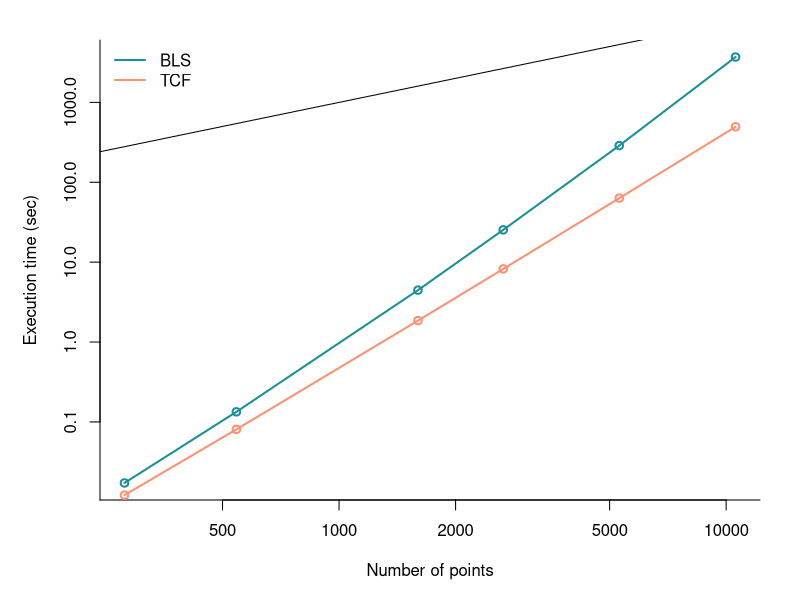

Recreate this plot in R.
# in seconds

tcfColor <- '#FC9272' #'#225ea8' # '#fd8d3c' # '#fdae6b'
blsColor <-  '#1C9099' #'#d95f0e'
titleColor <- 'black'

timeSeriesLengths <- c(279, 543, 1599, 2655, 5295, 10575)
numPeriodsTested <- c(1649.000000, 6467.000000, 57419.000000, 159059.000000, 634919.000000, 2537039.000000)

bls_0.5 <- 17.2232e-3
bls_1 <- 133.8394e-3
bls_3 <- 4.464666
bls_5 <- 25.36005
bls_10 <- 287.7993
bls_20 <- 3693.079
bls_40 <- NA
bls_80 <- NA

tcf_0.5 <- 12.13852e-3
tcf_1 <- 80.76386e-3
tcf_3 <- 1.85525
tcf_5 <- 8.227688
tcf_10 <- 63.28432
tcf_20 <- 495.2101
tcf_40 <- 3938.99
tcf_80 <- 31777.66

blsTimes <- c(bls_0.5, bls_1, bls_3, bls_5, bls_10, bls_20)
tcfTimes <- c(tcf_0.5, tcf_1, tcf_3, tcf_5, tcf_10, tcf_20)

options(scipen=999)
png(filename="time.png", width = 125, height = 125, units='mm', res = 300)

par("mar" = c(5, 5, 2, 2), bg = 'white')

plot(timeSeriesLengths, blsTimes, log='xy', bty='l', type='o', col=blsColor, ylab='Execution time (sec)', xlab='Number of points', lwd=2.0, main='')  # main='Timing Comparison'
axis(1, at=1:6, labels=c(200, 500, 1000, 5000, 10000, 160000))
lines(timeSeriesLengths, tcfTimes, type='o', col=tcfColor, lwd=2.0)

abline(0, 1, lty=1)
abline(a=10, b=0, lty=1)


times <- data.frame(timeSeriesLengths=timeSeriesLengths, tcfTimes=tcfTimes)
model = lm(tcfTimes~timeSeriesLengths, data=times)

p<-data.frame(timeSeriesLengths=timeSeriesLengths)
p$out<-predict(model, p)

#lines(x=p$timeSeriesLengths, y=p$out, col='red')

legend(
	x = "topleft", lty = 1, text.font = 6,
	col= c(blsColor, tcfColor),
	legend=c("BLS", "TCF"), text.col=titleColor, bty = "n", lwd=2.0
)
dev.off()
